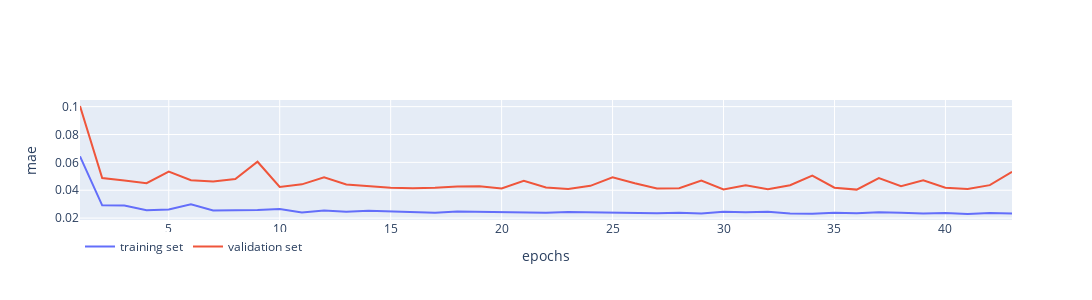

This figure's notebook cell:
### Code cell
loss_hist = model.history.history["loss"]
val_hist = model.history.history["val_loss"]
epochs = [val+1 for val in range(len(loss_hist))]

fig = make_subplots(rows=1, cols=1)

fig.add_trace( go.Scatter(x=epochs, y=loss_hist, name="training set"))
fig.add_trace( go.Scatter(x=epochs, y=val_hist, name="validation set"))

fig.update_xaxes(title_text="epochs")
fig.update_yaxes(title_text="mae")
fig.update_layout(width=1200, height=300, legend=dict(orientation="h"))
fig.show(render="png")

### Figure 1 — Plotly figure (JSON) as saved in the notebook; plotly's stock layout.template omitted (floating-point values rounded to 4 significant figures)
{"data": [{"name": "training set", "type": "scatter", "x": [1, 2, 3, 4, 5, 6, 7, 8, 9, 10, 11, 12, 13, 14, 15, 16, 17, 18, 19, 20, 21, 22, 23, 24, 25, 26, 27, 28, 29, 30, 31, 32, 33, 34, 35, 36, 37, 38, 39, 40, 41, 42, 43], "y": [0.06434, 0.02915, 0.02906, 0.02564, 0.02621, 0.02995, 0.0254, 0.02553, 0.02583, 0.02654, 0.0241, 0.02549, 0.02464, 0.02523, 0.02465, 0.02444, 0.02384, 0.02468, 0.02445, 0.02421, 0.02446, 0.02381, 0.0243, 0.02407, 0.02372, 0.02371, 0.02346, 0.02392, 0.02334, 0.02448, 0.02417, 0.02455, 0.02339, 0.02321, 0.02385, 0.02353, 0.02412, 0.02392, 0.02332, 0.02362, 0.02294, 0.02361, 0.02334]}, {"name": "validation set", "type": "scatter", "x": [1, 2, 3, 4, 5, 6, 7, 8, 9, 10, 11, 12, 13, 14, 15, 16, 17, 18, 19, 20, 21, 22, 23, 24, 25, 26, 27, 28, 29, 30, 31, 32, 33, 34, 35, 36, 37, 38, 39, 40, 41, 42, 43], "y": [0.1005, 0.04878, 0.04695, 0.04507, 0.05341, 0.04718, 0.04626, 0.04799, 0.06045, 0.04234, 0.04421, 0.04929, 0.04406, 0.04299, 0.0418, 0.04135, 0.0417, 0.04266, 0.04293, 0.04124, 0.04672, 0.04197, 0.04082, 0.04317, 0.04935, 0.04503, 0.04132, 0.04149, 0.04692, 0.04052, 0.04352, 0.04079, 0.04359, 0.05047, 0.04184, 0.04045, 0.04871, 0.0429, 0.04715, 0.0418, 0.04091, 0.04365, 0.05321]}], "layout": {"height": 300, "legend": {"orientation": "h"}, "width": 1200, "xaxis": {"anchor": "y", "domain": [0, 1], "title": {"text": "epochs"}}, "yaxis": {"anchor": "x", "domain": [0, 1], "title": {"text": "mae"}}}}
